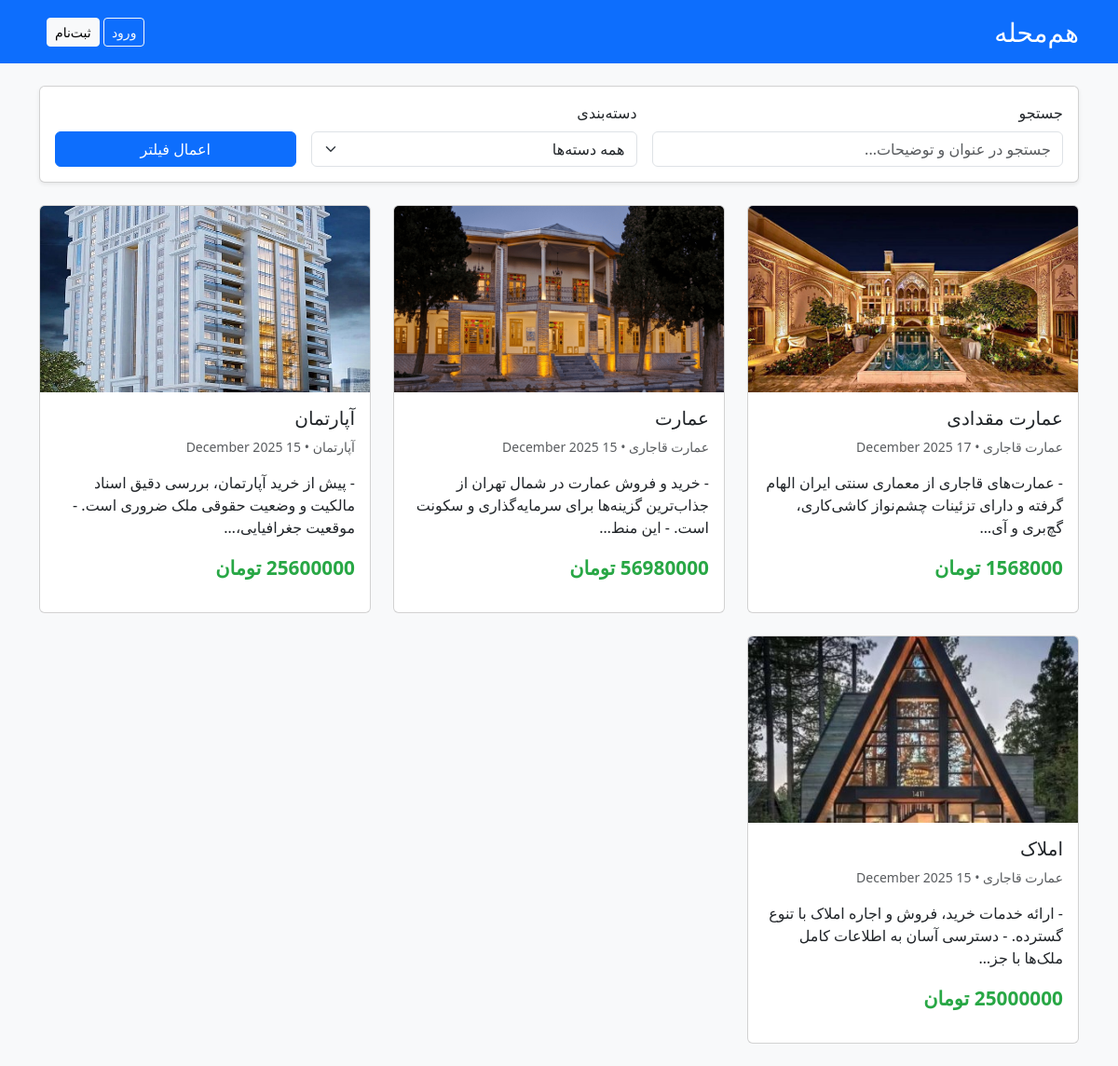
Before: / with the older database file.
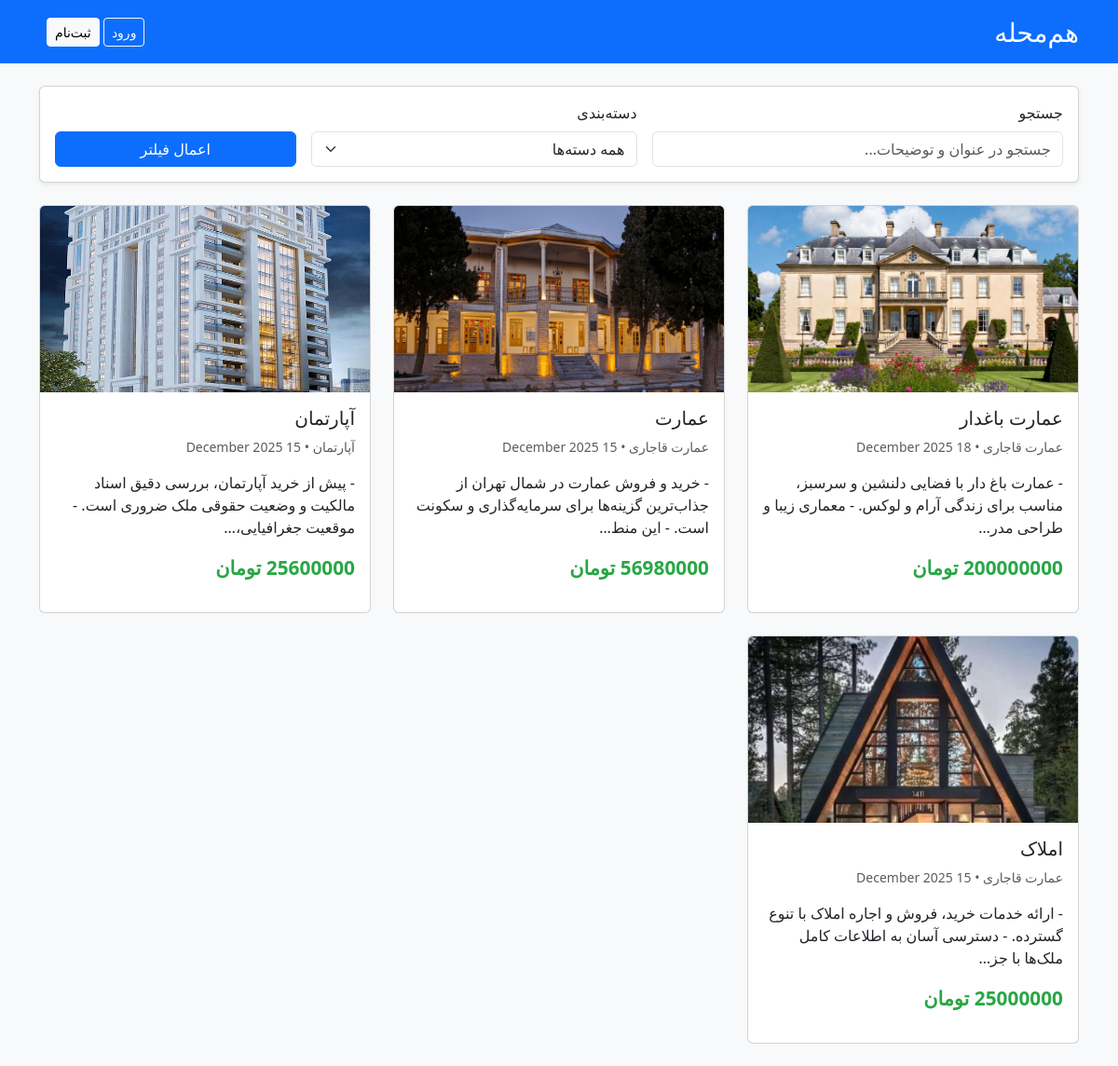
After: the same page with the newer database file.
### ads/models.py (models this page shows, shortened)
class Ad(models.Model):
    title = models.CharField(max_length=200)
    description = models.TextField()
    price = models.IntegerField()
    phone = models.CharField(max_length=15)
    created_at = models.DateTimeField(auto_now_add=True)
    user = models.ForeignKey(User, on_delete=models.CASCADE)
    category = models.ForeignKey(Category, on_delete=models.SET_NULL, null=True)

class AdImage(models.Model):
    ad = models.ForeignKey(Ad, on_delete=models.CASCADE, related_name='images')
    image = models.ImageField(upload_to='ads/')

class Category(models.Model):
    name = models.CharField(max_length=100, unique=True)
    slug = models.SlugField(max_length=100, unique=True)
    class Meta:
        verbose_name_plural = "Categories"

### ads/views.py (the view)
# urls.py: path('', views.home, name='home'),
def home(request):
    ads = Ad.objects.all().order_by('-created_at')
    categories = Category.objects.all()
    search_query = request.GET.get('q', '').strip()
    category_id = request.GET.get('category', '')
    if search_query:
        ads_list = ads.filter(
            models.Q(title__icontains=search_query) |
            models.Q(description__icontains=search_query)
        )
    if category_id:
        ads = ads.filter(category_id=category_id)
    paginator = Paginator(ads, 12)
    page_number = request.GET.get('page')
    ads = paginator.get_page(page_number)
    context = {
        'ads': ads,
        'categories': categories,
        'current_search': search_query,
        'current_category': category_id,
    }
    return render(request, 'ads/home.html', context)

### templates/ads/home.html (shortened to what this page needs)
<!DOCTYPE html>
<html lang="fa" dir="rtl">
<head>
    <link href="https://cdn.jsdelivr.net/npm/bootstrap@5.3.3/dist/css/bootstrap.rtl.min.css" rel="stylesheet">
</head>
<body>
    <nav class="navbar navbar-expand-lg navbar-dark bg-primary mb-4">
        <div class="container">
            <a class="navbar-brand fs-3" href="/">هم‌محله</a>
            <div>
                {% if user.is_authenticated %}
                    <a href="{% url 'ads:create_ad' %}" class="btn btn-success me-3">+ ثبت آگهی جدید</a>
                    <a href="{% url 'ads:my_ads' %}" class="btn btn-light me-3">آگهی‌های من</a>
                    <span class="text-white me-3">سلام {{ user.username }}!</span>
                    <a href="/accounts/logout/" class="btn btn-outline-light btn-sm">خروج</a>
                {% else %}
                    <a href="/accounts/login/" class="btn btn-outline-light btn-sm">ورود</a>
                    <a href="/accounts/signup/" class="btn btn-light btn-sm me-2">ثبت‌نام</a>
                {% endif %}
            </div>
        </div>
    </nav>
    <div class="container">
        <div class="card mb-4 shadow-sm">
            <div class="card-body">
                <form method="get" class="row g-3 align-items-end">
                    <div class="col-md-5">
                        <label class="form-label">جستجو</label>
                        <input type="text" name="q" class="form-control" placeholder="جستجو در عنوان و توضیحات..."
                               value="{{ current_search }}">
                    </div>
                    <div class="col-md-4">
                        <label class="form-label">دسته‌بندی</label>
                        <select name="category" class="form-select">
                            <option value="">همه دسته‌ها</option>
                        </select>
                    </div>
                    <div class="col-md-3">
                        <button type="submit" class="btn btn-primary w-100">اعمال فیلتر</button>
                    </div>
                </form>
            </div>
        </div>
        <div class="row">
            {% for ad in ads %}
                <div class="col-md-4 mb-4">
                    <a href="{% url 'ads:ad_detail' ad.pk %}" class="text-decoration-none">
                        <div class="card ad-card h-100">
                            {% if ad.images.first %}
                                <img src="{{ ad.images.first.image.url }}" class="card-img-top"
                                     style="height: 200px; object-fit: cover;">
                            {% else %}
                                <img src="https://via.placeholder.com/400x200?text=بدون+عکس" class="card-img-top">
                            {% endif %}
                            <div class="card-body d-flex flex-column">
                                <h5 class="card-title">{{ ad.title }}</h5>
                                <p class="card-text text-muted small">
                                    {{ ad.category.name }} • {{ ad.created_at|date:"d F Y" }}
                                </p>
                                <p class="card-text flex-grow-1">
                                    {{ ad.description|truncatechars:100 }}
                                </p>
                                <div class="mt-auto">
                                    <p class="price">{{ ad.price|floatformat:0 }} تومان</p>
                                </div>
                            </div>
                        </div>
                    </a>
                </div>
            {% empty %}
                <div class="col-12 text-center py-5">
                    <h4>آگهی یافت نشد</h4>
                    <p>متن جستجو یا فیلتر خود را تغییر دهید.</p>
                </div>
            {% endfor %}
        </div>
    </div>
</body>
</html>

### templates/ads/home.html (style rules this page uses)
body { background-color: #f8f9fa; }
.ad-card { transition: 0.3s; }
.price { font-size: 1.3rem; font-weight: bold; color: #28a745; }

Changed rows visible on the page:
removed Ad: images.first.image (picture), title "عمارت مقدادی", category.name "عمارت قاجاری", created_at "17 December 2025", description "- عمارت‌های قاجاری از معماری سنتی ایران الهام گرفته و دارای تزئینات چشم‌نواز کاشی‌کاری، گچ‌بری و آی…", price "1568000"
added Ad: images.first.image (picture), title "عمارت باغدار", category.name "عمارت قاجاری", created_at "18 December 2025", description "- عمارت باغ دار با فضایی دلنشین و سرسبز، مناسب برای زندگی آرام و لوکس. - معماری زیبا و طراحی مدر…", price "200000000"
